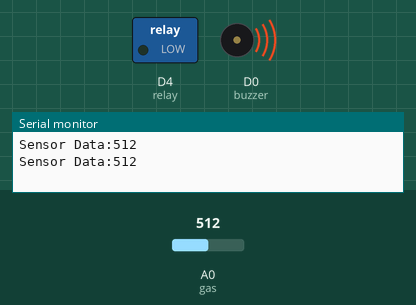
Bench run of a sketch on a simulated ESP8266 (NodeMCU). On the bench: switched loads named in the sketch (green lamp = pin HIGH), buzzer (waves = sounding, pin HIGH), the last lines printed to the serial monitor. Inputs (shaded band) come from the test bench; at power-on: A0 (gas) = 512.

Above: at 2.9 s.
3.0 s: A0 (gas) set to 410
6.4 s: A0 (gas) set to 386
At 10.7 s:
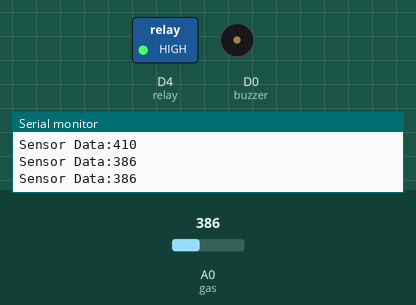
11.0 s: A0 (gas) set to 511
At 13.65 s:
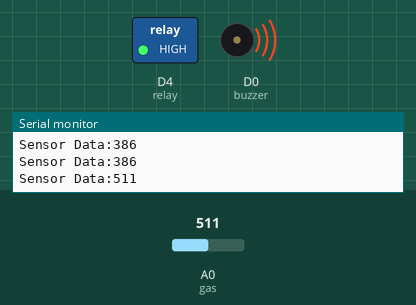
15.2 s: A0 (gas) set to 390
At 17.85 s:
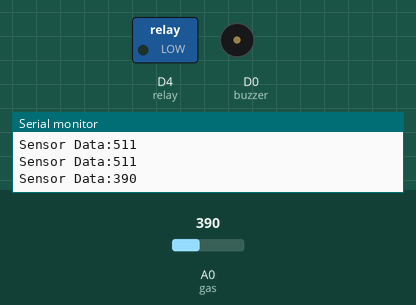
19.4 s: A0 (gas) set to 716
At 22.8 s:
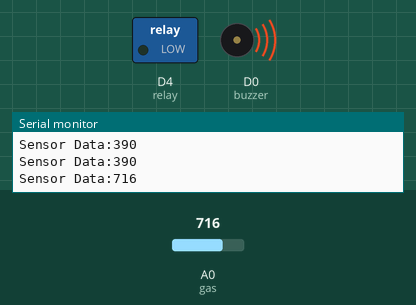
Timing chart, 0 to 24.3 s (numbered marks = the images above; inputs shaded):
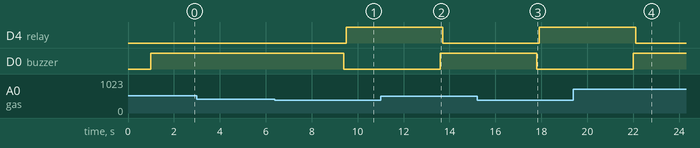

The sketch:

relayTryTwba.ino
```cpp
#include <ESP8266WiFi.h>

int gas = A0;
// int buzzer = 7;
// int relay = 13;
int relay = D4;
int buzzer = D0;
int sensorData;
void setup()
{
  Serial.begin(9600);
  pinMode(gas,INPUT);
  pinMode (buzzer, OUTPUT);
  pinMode (relay, OUTPUT);
 }
void loop()
{
  sensorData = analogRead(gas);
  Serial.print("Sensor Data:");
  Serial.println(sensorData);
  delay(1000);

  if(sensorData >= 400){
    digitalWrite(buzzer, HIGH);
    // tone(buzzer, 85);
    delay(100);
    digitalWrite(relay, LOW);
  } else {
    digitalWrite(buzzer, LOW);
    delay(100);
    digitalWrite(relay, HIGH);
  }

  delay(1000);
}
```

Measured:
- the behaviour switches between 400 and 399 on A0 (gas) (found by bisection; images 0 and 1)
- after the input at 6.4 s, D4 (relay): LOW → HIGH after 3.1 s; D0 (buzzer): HIGH → LOW after 3.0 s
- after the input at 11.0 s, D4 (relay): HIGH → LOW after 2.7 s; D0 (buzzer): LOW → HIGH after 2.6 s
- after the input at 15.2 s, D4 (relay): LOW → HIGH after 2.7 s; D0 (buzzer): HIGH → LOW after 2.6 s
- after the input at 19.4 s, D4 (relay): HIGH → LOW after 2.7 s; D0 (buzzer): LOW → HIGH after 2.6 s
